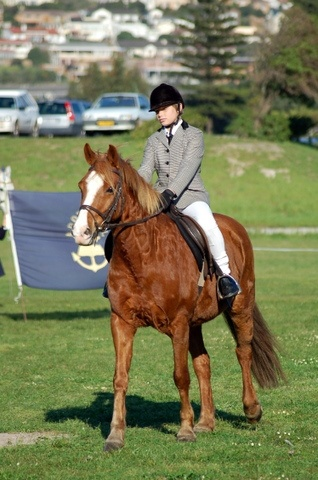
#> input picture input_image/2007_005331.jpg, 318 x 480 px
$ python test-letterbox.py
#> lines starting #> are read from the running program, lines starting #| are printed output that depends on the picture
#> further down, im is the input picture: shape (480, 318, 3); mean B, G, R 86.2, 122.2, 120.9
import cv2
import numpy as np


def letterbox(im, new_shape=(640, 640), color=(114, 114, 114), auto=True, scaleFill=False, scaleup=True,
              stride=32):
    # Resize and pad image while meeting stride-multiple constraints
#> called with new_shape = (640, 640), color = (114, 114, 114), auto = True, scaleFill = False, scaleup = True, stride = 32
    shape = im.shape[:2]  # current shape [height, width]
#> shape = (480, 318)
    if isinstance(new_shape, int):
        new_shape = (new_shape, new_shape)

    # Scale ratio (new / old)
    r = min(new_shape[0] / shape[0], new_shape[1] / shape[1])
#> r = 1.33
    if not scaleup:  # only scale down, do not scale up (for better val mAP)
        r = min(r, 1.0)

    # Compute padding
    ratio = r, r  # width, height ratios
#> ratio = (1.33, 1.33)
    new_unpad = int(round(shape[1] * r)), int(round(shape[0] * r))
#> new_unpad = (424, 640)
    dw, dh = new_shape[1] - new_unpad[0], new_shape[0] - new_unpad[1]  # wh padding
#> dw = 216; dh = 0
    if auto:  # minimum rectangle
        dw, dh = np.mod(dw, stride), np.mod(dh, stride)  # wh padding
#> dw = 24
    elif scaleFill:  # stretch
        dw, dh = 0.0, 0.0
        new_unpad = (new_shape[1], new_shape[0])
        ratio = new_shape[1] / shape[1], new_shape[0] / shape[0]  # width, height ratios

    dw /= 2  # divide padding into 2 sides
#> dw = 12
    dh /= 2

    if shape[::-1] != new_unpad:  # resize
        im = cv2.resize(im, new_unpad, interpolation=cv2.INTER_LINEAR)
#> im: shape (640, 424, 3)
    top, bottom = int(round(dh - 0.1)), int(round(dh + 0.1))
#> top = 0; bottom = 0
    left, right = int(round(dw - 0.1)), int(round(dw + 0.1))
#> left = 12; right = 12
    im = cv2.copyMakeBorder(im, top, bottom, left, right, cv2.BORDER_CONSTANT, value=color)  # add border
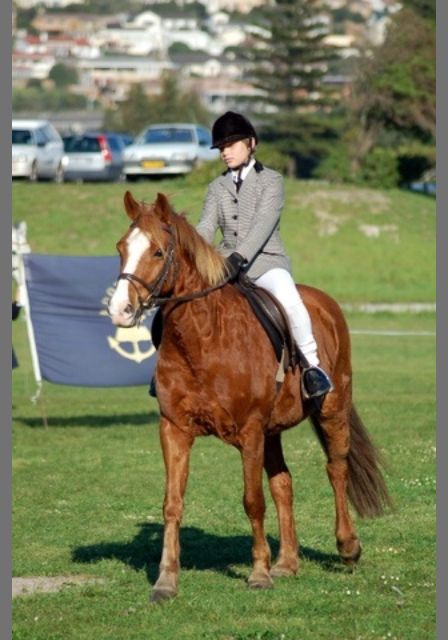
#> im: shape (640, 448, 3); mean of channels 0, 1, 2 87.6, 121.7, 120.5; drawn as B, G, R
    return im, ratio, (dw, dh)


if __name__ == '__main__':
    im = cv2.imread("./input_image/2007_005331.jpg")
    img, ratio, (dw, dh) = letterbox(im)
#> ratio = (1.33, 1.33); dw = 12; dh = 0

    cv2.imwrite("./1.jpg", img)

$ run again, with input_image/carst00308.jpg copied over input_image/2007_005331.jpg
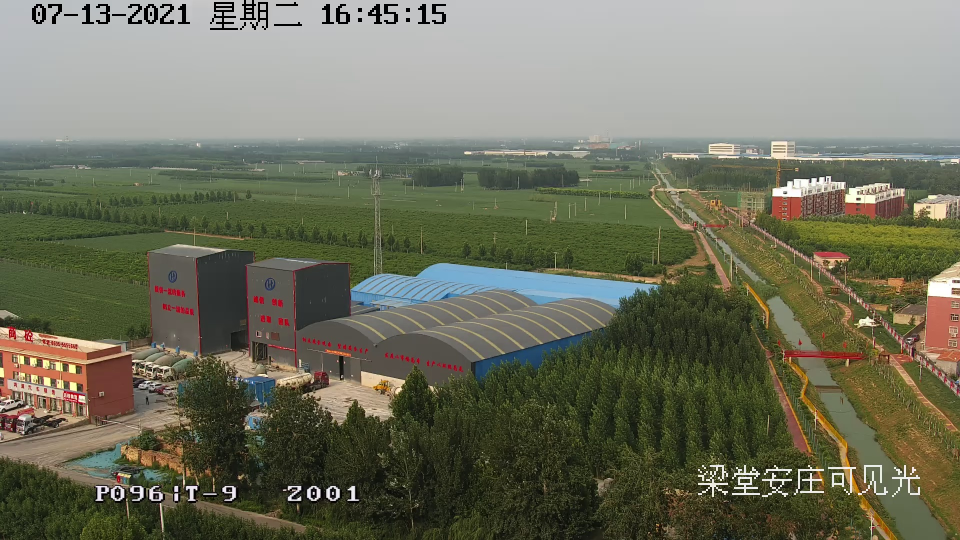
#> input picture input_image/carst00308.jpg, 1920 x 1080 px (shown at 1/2 size)
#> im is the input picture: shape (1080, 1920, 3); mean B, G, R 94.6, 113, 112.1
#> in letterbox, `im = cv2.resize(im, new_unpad, interpolation=cv2.INTER_LINEAR)`:
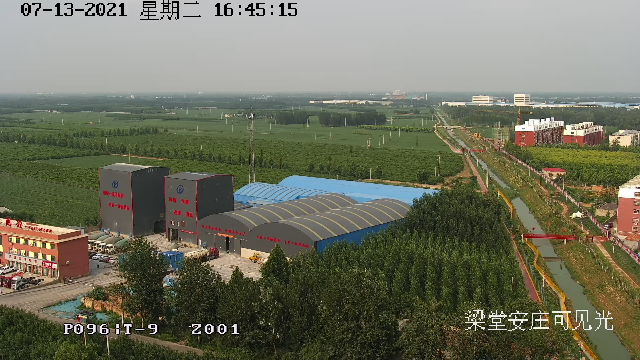
#> im: shape (360, 640, 3); mean of channels 0, 1, 2 94.7, 113.1, 112.2; drawn as B, G, R
#> in letterbox, `im = cv2.copyMakeBorder(im, top, bottom, left, right, cv2.BORDER_CONST..`:
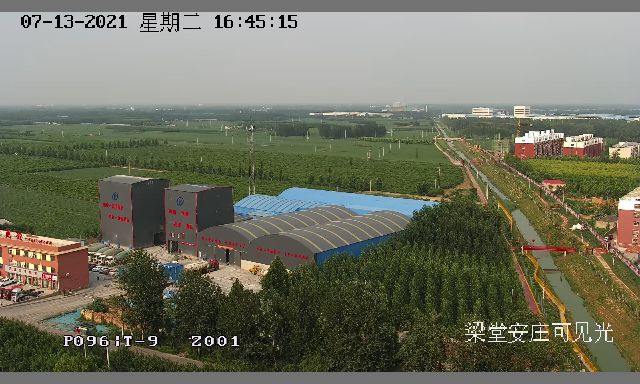
#> im: shape (384, 640, 3); mean of channels 0, 1, 2 95.9, 113.1, 112.3; drawn as B, G, R
#> `img, ratio, (dw, dh) = letterbox(im)`: ratio = (0.333, 0.333); dw = 0; dh = 12

$ run again, with input_image/carst00309.jpg copied over input_image/2007_005331.jpg
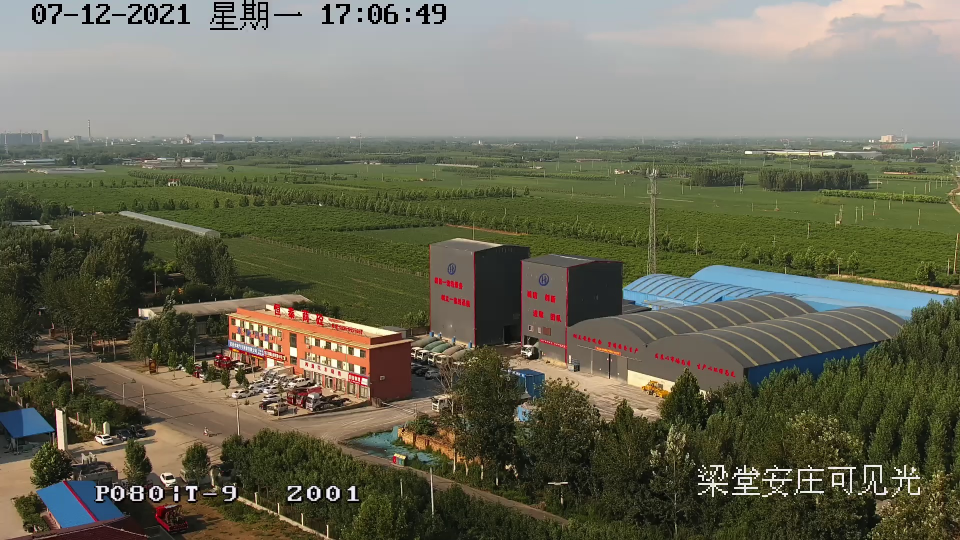
#> input picture input_image/carst00309.jpg, 1920 x 1080 px (shown at 1/2 size)
#> im is the input picture: shape (1080, 1920, 3); mean B, G, R 87.7, 105.5, 106
#> in letterbox, `im = cv2.resize(im, new_unpad, interpolation=cv2.INTER_LINEAR)`:
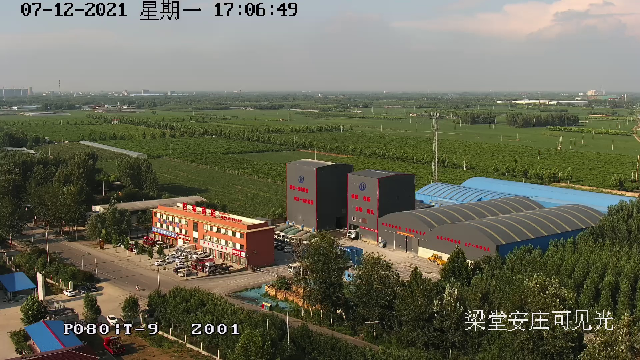
#> im: shape (360, 640, 3); mean of channels 0, 1, 2 87.8, 105.6, 106.1; drawn as B, G, R
#> in letterbox, `im = cv2.copyMakeBorder(im, top, bottom, left, right, cv2.BORDER_CONST..`:
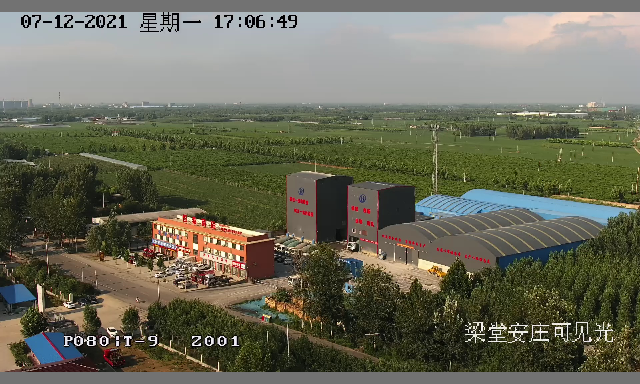
#> im: shape (384, 640, 3); mean of channels 0, 1, 2 89.4, 106.1, 106.6; drawn as B, G, R
#> `img, ratio, (dw, dh) = letterbox(im)`: ratio = (0.333, 0.333); dw = 0; dh = 12

$ run again, with input_image/carst00310.jpg copied over input_image/2007_005331.jpg
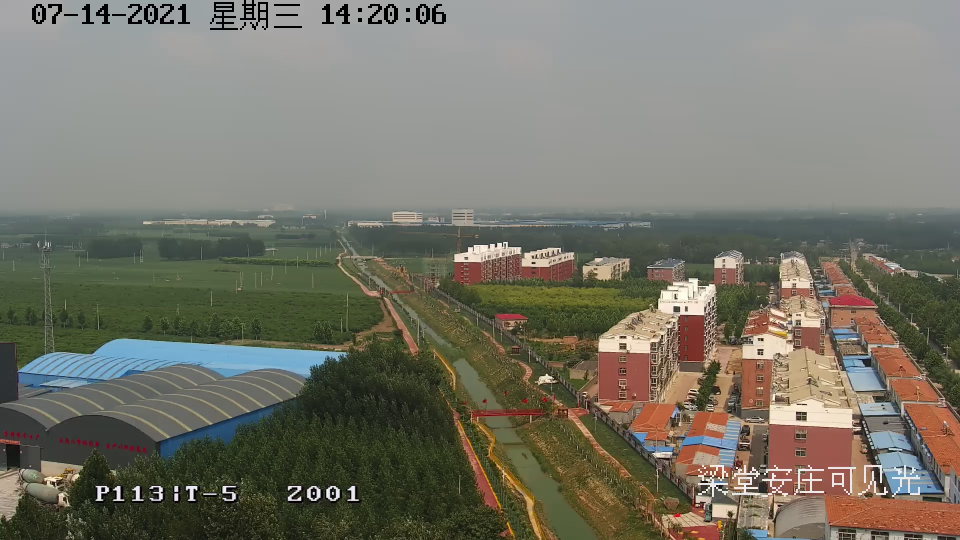
#> input picture input_image/carst00310.jpg, 1920 x 1080 px (shown at 1/2 size)
#> im is the input picture: shape (1080, 1920, 3); mean B, G, R 105, 116.7, 118.6
#> in letterbox, `im = cv2.resize(im, new_unpad, interpolation=cv2.INTER_LINEAR)`:
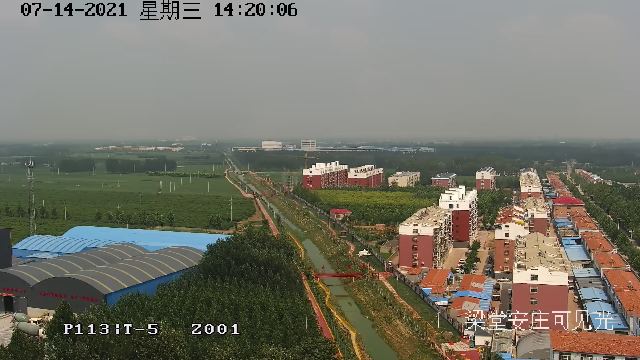
#> im: shape (360, 640, 3); mean of channels 0, 1, 2 105, 116.7, 118.6; drawn as B, G, R
#> in letterbox, `im = cv2.copyMakeBorder(im, top, bottom, left, right, cv2.BORDER_CONST..`:
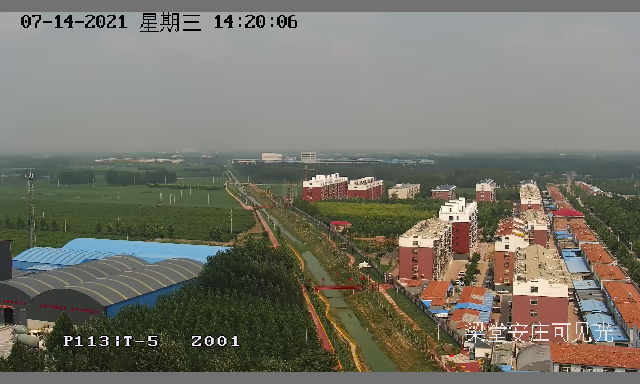
#> im: shape (384, 640, 3); mean of channels 0, 1, 2 105.5, 116.6, 118.3; drawn as B, G, R
#> `img, ratio, (dw, dh) = letterbox(im)`: ratio = (0.333, 0.333); dw = 0; dh = 12
